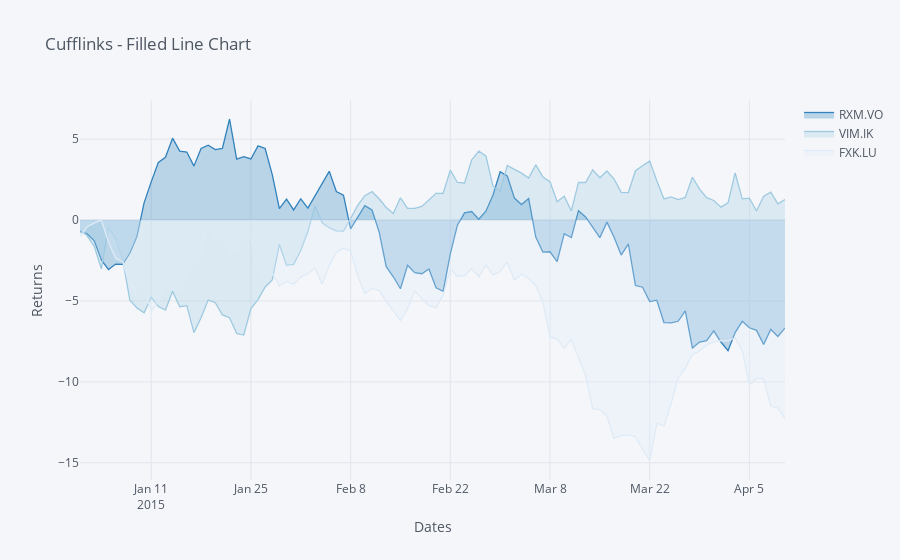

The code cell stored with this chart in its notebook:
### Code cell
cf.datagen.lines(3).iplot(kind='scatter',xTitle='Dates',yTitle='Returns',title='Cufflinks - Filled Line Chart',
                         colorscale='-blues',fill=True)
